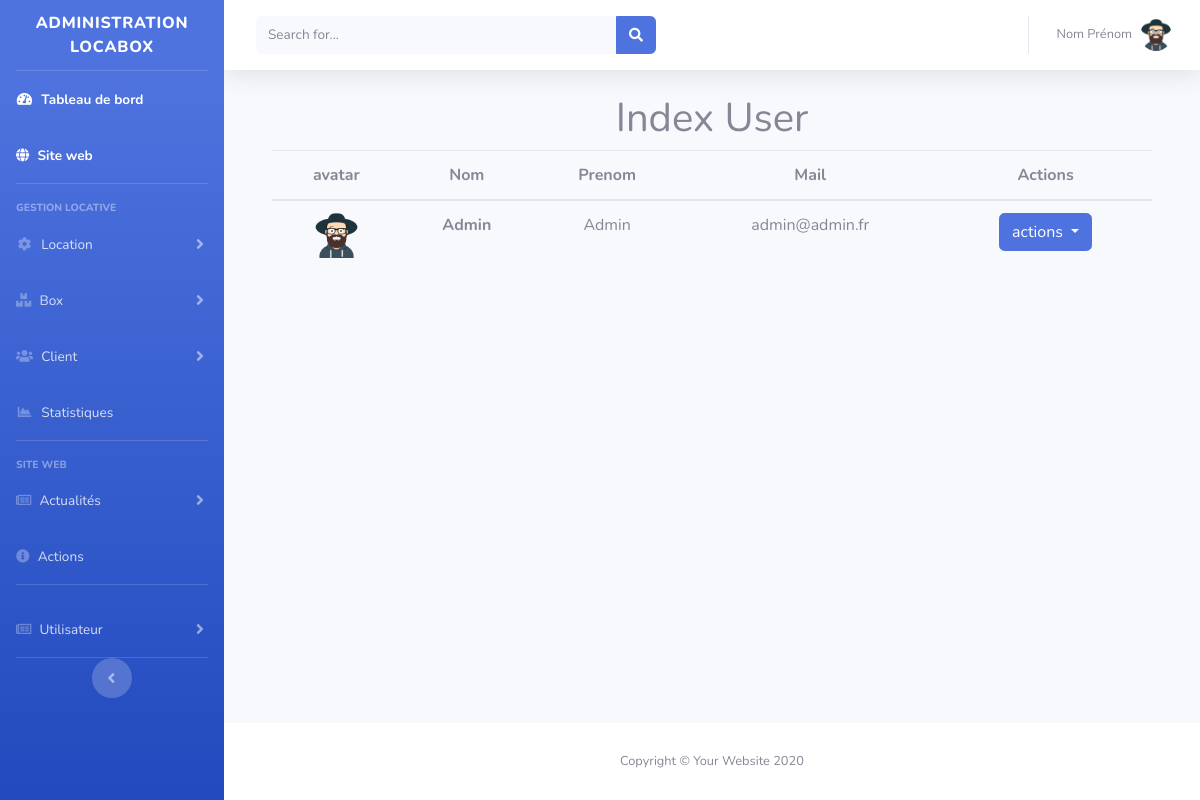
/admin/utilisateur/index.php, run on the app's committed database.
### tables this page shows
CREATE TABLE IF NOT EXISTS `utilisateur` (
  `id` int NOT NULL AUTO_INCREMENT,
  `nom` varchar(255) NOT NULL,
  `prenom` varchar(255) NOT NULL,
  `mail` varchar(255) NOT NULL,
  `mot_de_passe` varchar(255) NOT NULL,
  `avatar` varchar(255) DEFAULT NULL,
  `statut` tinyint(1) NOT NULL,
  PRIMARY KEY (`id`)
);

### admin/utilisateur/index.php (the view, shortened to what this page needs)
<?php
include '../config/bdd.php';
include '../include/head.php';
include '../include/sidebar.php';
include '../include/topbar.php';
$sql = 'SELECT * FROM utilisateur WHERE statut = 0';
$req = $bdd->prepare($sql);
$req->execute();
$utilisateurs = $req->fetchAll(PDO::FETCH_ASSOC);
?>
<div class="container">
    <h1 class="text-center mt-4">Index User</h1>
    <table class="table table-hover">
        <thead>
        <tr class="text-center">
            <th scope="col">avatar</th>
            <th scope="col">Nom</th>
            <th scope="col">Prenom</th>
            <th scope="col">Mail</th>
            <th scope="col">Actions</th>
        </tr>
        </thead>
        <tbody class="text-center">
            <?php foreach ($utilisateurs as $utilisateur): ?>
                <tr>
                    <td><img src="<?= URL_ADMIN . '/img/avatar/' . $utilisateur['avatar'] ?>" alt="user" width="45px" height="45px"></td>
                    <th scope="row"><a href="single.php?id=<?= $utilisateur['id'] ?>" class="text-body text-decoration-none"><?= $utilisateur['nom'] ?></a></th>
                    <td><?= $utilisateur['prenom'] ?></td>
                    <td><?= $utilisateur['mail'] ?></td>
                    <td><div class="dropdown">
                            <button class="btn btn-primary dropdown-toggle" type="button" id="dropdownMenuButton" data-toggle="dropdown" aria-haspopup="true" aria-expanded="false">
                                actions
                            </button>
                        </div>
                    </td>
                </tr>
            <?php endforeach; ?>
        </tbody>
    </table>
</div>
<?php
include '../include/footer.php';
include '../include/bottom.php';

### data on the page
utilisateur: avatar (picture), nom "Admin", prenom "Admin", mail "admin@admin.fr"
